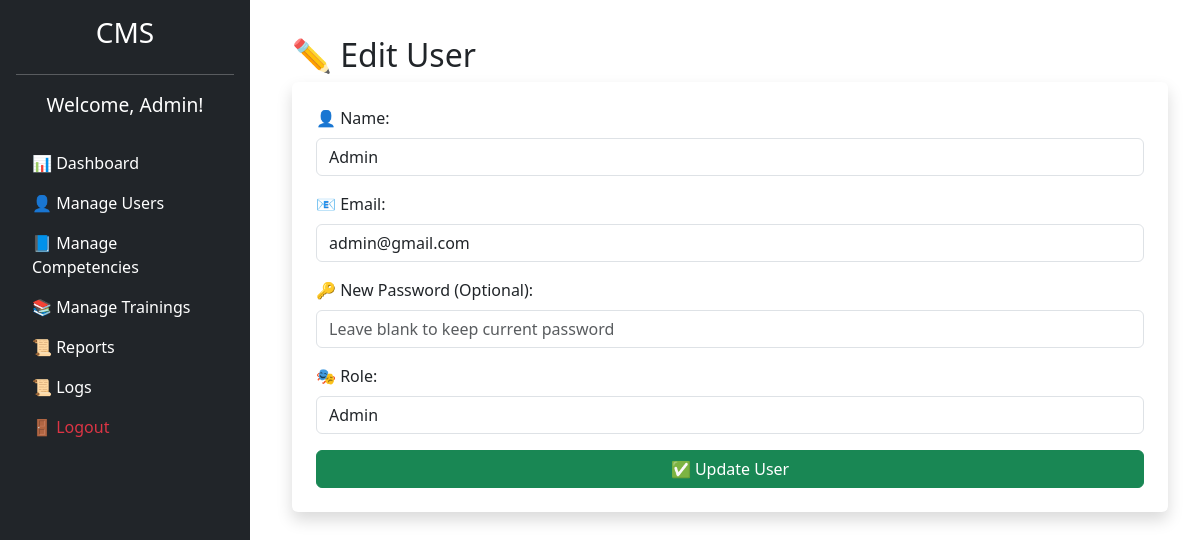
/admin/edit_user.php?id=1000 (signed in), run on the app's committed database.
### tables this page shows
CREATE TABLE `users` (
  `id` int(11) NOT NULL,
  `name` varchar(255) NOT NULL,
  `email` varchar(255) NOT NULL,
  `password` varchar(255) NOT NULL,
  `role` enum('Admin','Manager','Employee') NOT NULL,
  `created_at` timestamp NOT NULL DEFAULT current_timestamp()
);

### admin/edit_user.php (the view, shortened to what this page needs)
<?php
include("../includes/config.php");
$user_id = $_GET['id'];
$stmt = $conn->prepare("SELECT name, email, role FROM users WHERE id = ?");
$stmt->bind_param("i", $user_id);
$stmt->execute();
$result = $stmt->get_result();
$user = $result->fetch_assoc();
?>
<!DOCTYPE html>
<html lang="en">
<head>
    <link rel="stylesheet" href="../assets/css/bootstrap.min.css">
</head>
<body>
    <?php include("../includes/sidebar.php"); ?>
    <div class="content">
        <div class="container">
            <h2 class="mt-3">✏ Edit User</h2>
            <form method="POST" class="p-4 shadow bg-white rounded">
                <div class="mb-3">
                    <label class="form-label">👤 Name:</label>
                    <input type="text" name="name" class="form-control" value="<?= $user['name']; ?>" required>
                </div>
                <div class="mb-3">
                    <label class="form-label">📧 Email:</label>
                    <input type="email" name="email" class="form-control" value="<?= $user['email']; ?>" required>
                </div>
                <div class="mb-3">
                    <label class="form-label">🔑 New Password (Optional):</label>
                    <input type="password" name="password" class="form-control" placeholder="Leave blank to keep current password">
                </div>
                <div class="mb-3">
                    <label class="form-label">🎭 Role:</label>
                    <select name="role" class="form-control" required>
                        <option value="Admin" <?= ($user['role'] == 'Admin') ? 'selected' : ''; ?>>Admin</option>
                    </select>
                </div>
                <button type="submit" class="btn btn-success w-100">✅ Update User</button>
            </form>
        </div>
    </div>
</body>
</html>

### admin/edit_user.php (style rules this page uses)
body { display: flex; min-height: 100vh; }
.content { margin-left: 260px; padding: 20px; width: 100%; }

### data on the page
users: name "Admin", email "admin@gmail.com", role "Admin"

### other printed values
$user_name "Admin"
